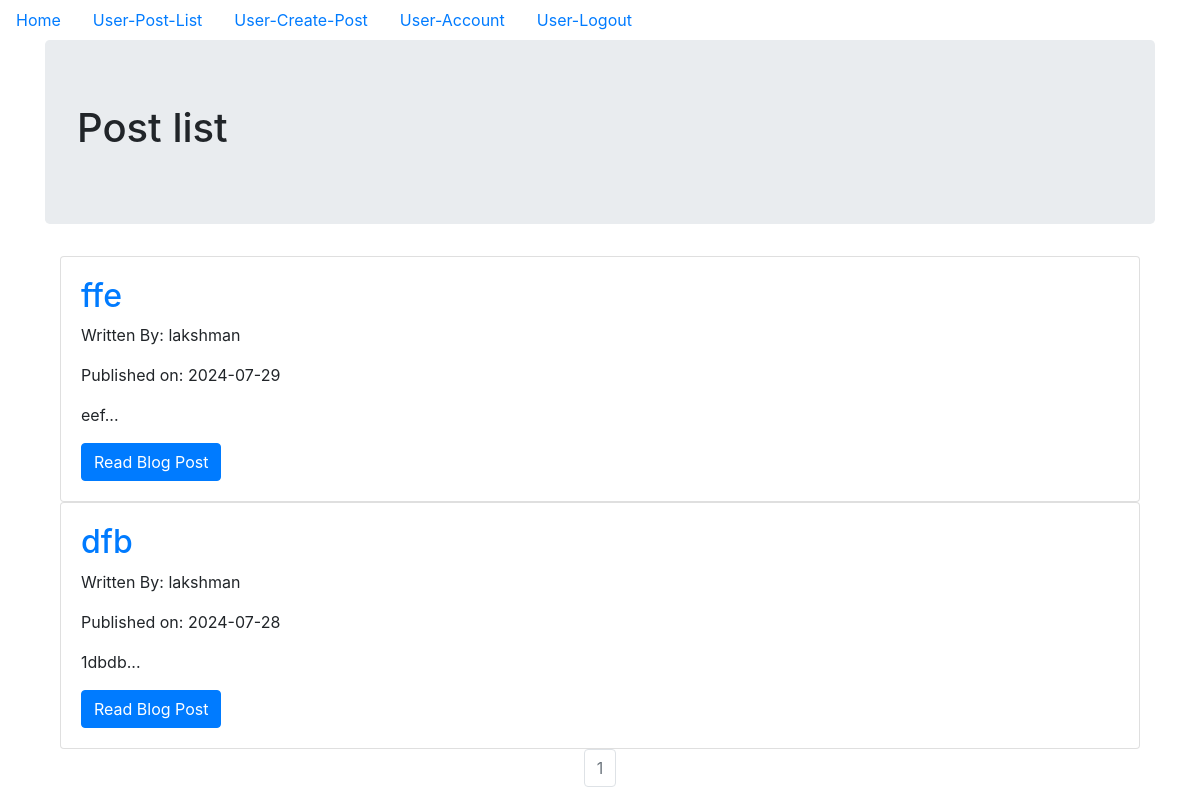
/user_post_list (signed in), run on the app's committed database.
### models.py (models this page shows, shortened)
class UserBlogPost(db.Model):
    __tablename__ = 'userblogpost_table'
    id = db.Column(db.Integer, primary_key=True)
    date = db.Column(db.DateTime, nullable=False, default=datetime.utcnow)
    title = db.Column(db.String(140), nullable=False)
    text = db.Column(db.Text, nullable=False)
    user_id = db.Column(db.Integer, db.ForeignKey('user_table.id'), nullable=False)

class User(db.Model, UserMixin):
    __tablename__ = 'user_table'
    id = db.Column(db.Integer, primary_key = True)
    profile_image = db.Column(db.String(20), nullable=False, default='user_default_profile.jpg')
    email = db.Column(db.String(64), unique=True, index=True)
    username = db.Column(db.String(64), unique=True, index=True)
    password_hash = db.Column(db.String(128))
    posts = db.relationship('UserBlogPost', backref='user_author', lazy=True)
    admin_id = db.Column(db.Integer,db.ForeignKey('admin_table.id'), nullable=False)

### user_site/user_blog_post/views.py (the view)
@user_blog_post_bp.route('/user_post_list')
@login_required
@reauth_required('admin')
def user_post_list():
    page = request.args.get('page', 1, type=int)
    blog_posts = UserBlogPost.query.filter_by(user_id=current_user.id).order_by(UserBlogPost.date.desc()).paginate(page=page, per_page=10)
    return render_template('user_post_list.html', blog_posts=blog_posts)

### models.py (called while the page is built)
@login_manager.user_loader
def load_user(user_id):
    user = User.query.get(user_id)
    if user:
        return user
    admin = Admin.query.get(user_id)
    if admin:
        return admin
    return None

### reauthentication.py (called while the page is built)
def reauth_required(role):
    def decorator(f):
        @wraps(f)
        def decorated_function(*args, **kwargs):
            if not session.get('reauthenticated'):
                flash('Please re-authenticate to access this page.', 'warning')
                if role == 'user' and current_user.id != 0:
                    return redirect(url_for('admin_authentication_bp.admin_login', next=request.url))
                elif role == 'admin' and current_user.id == 0:
                    return redirect(url_for('user_authentication_bp.user_login', next=request.url))
            return f(*args, **kwargs)
        return decorated_function
    return decorator

### user_site/templates/user_post_list.html (shortened to what this page needs)
{% extends "base.html" %}
{% block content %}
  <div class="jumbotron">
    <h1>Post list</h1>
  </div>
  <div class="container">
    {% for post in blog_posts.items %}
    <div class="card" >
      <div class="card-body">
        <h2><a class="card-title" href="  {{ url_for('user_blog_post_bp.user_read_post', blog_post_id=post.id) }}">{{ post.title }}</a></h2>
        <p>Written By: {{ post.user_author.username }}</p>
        <p>Published on: {{ post.date.strftime('%Y-%m-%d') }}</p>
        <p class="card-text">{{ post.text[:100] }}...</p>
        <a href="{{ url_for('user_blog_post_bp.user_read_post', blog_post_id=post.id) }}" class="btn btn-primary">Read Blog Post</a>
      </div>
    </div>
   {% endfor %}
   <nav aria-label="Page navigation example">
     <ul class="pagination justify-content-center">
       {% for page_num in blog_posts.iter_pages(left_edge=1, right_edge=1, left_current=1, right_current=2) %}
          {% if blog_posts.page == page_num %}
          <li class="page-item disabled">
            <a class="page-link" href="{{ url_for('user_blog_post_bp.user_post_list', page=page_num) }}">{{ page_num }}</a></li>
          {% else %}
            <li class="page-item"><a class="page-link" href="{{ url_for('user_blog_post_bp.user_post_list', page=page_num) }}">{{ page_num }}</a></li>
          {% endif %}
      {% endfor %}
    </nav>
{% endblock %}

### data on the page
UserBlogPost: title "ffe", user_author.username "lakshman", date "2024-07-29", text "eef"
UserBlogPost: title "dfb", user_author.username "lakshman", date "2024-07-28", text "1dbdb"

### other printed values
{{ page_num }} "1"
